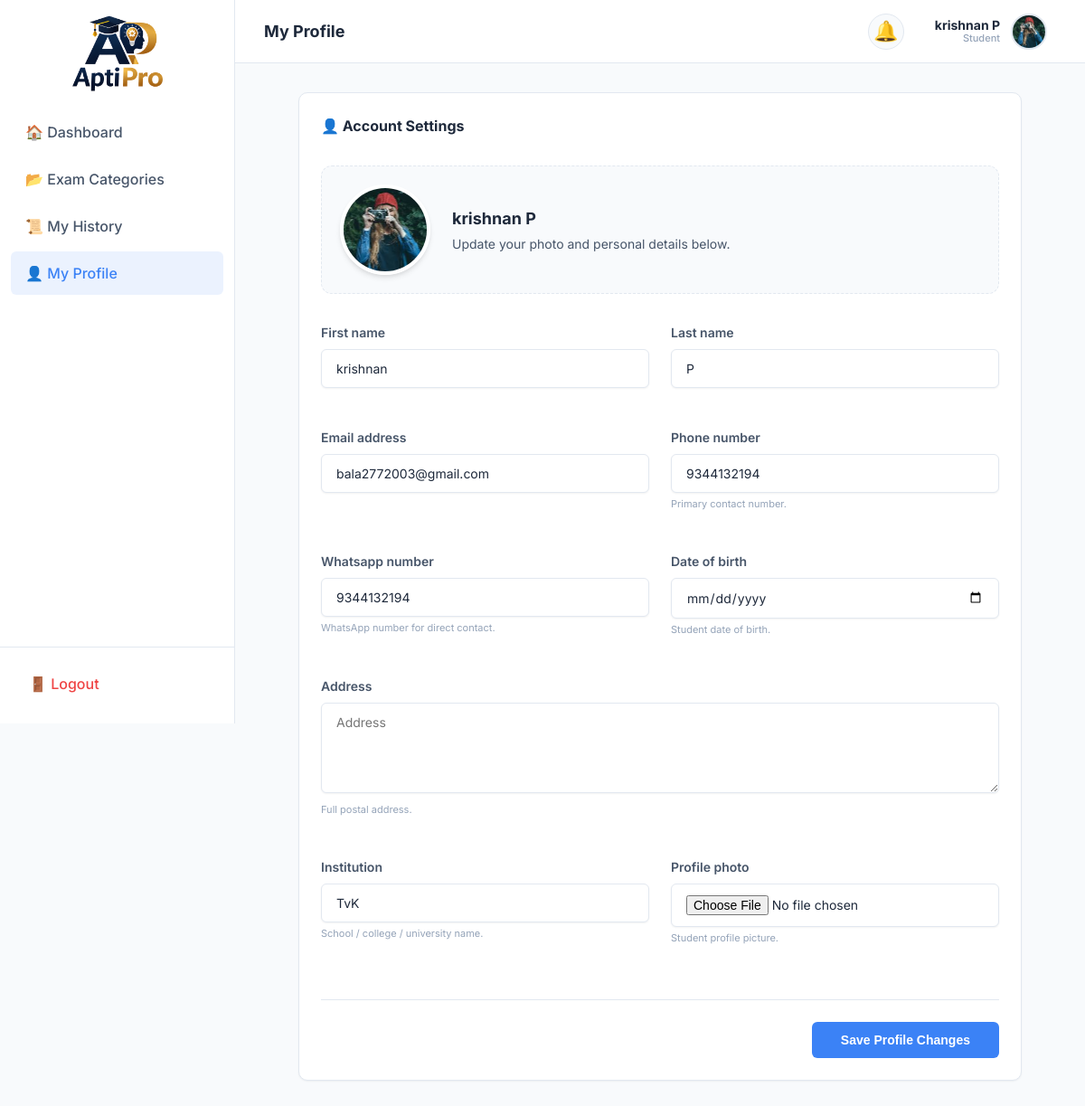
/student/profile/ (signed in), run on the app's committed database.
### exams/models.py (models this page shows, shortened)
class CustomUser(AbstractUser):
    class Role(models.TextChoices):
        STUDENT = 'Student', 'Student'
        ADMIN = 'Admin', 'Admin'
    role = models.CharField(
        max_length=10,
        choices=Role.choices,
        default=Role.STUDENT,
        db_index=True,
        help_text='Determines UI experience. Admin dashboard requires is_superuser.',
    )
    whatsapp_number = models.CharField(
        max_length=15,
        blank=True,
        validators=[
            RegexValidator(
                regex=r'^\+?1?\d{9,15}$',
                message='WhatsApp number must be 9-15 digits, optionally starting with +.',
            )
        ],
        help_text='WhatsApp number for direct contact.',
    )
    phone_number = models.CharField(
        max_length=15,
        blank=True,
        validators=[
            RegexValidator(
                regex=r'^\+?1?\d{9,15}$',
                message='Phone number must be 9-15 digits, optionally starting with +.',
            )
        ],
        help_text='Primary contact number.',
    )
    profile_photo = models.ImageField(
        upload_to='profile_photos/%Y/%m/',
        blank=True,
        null=True,
        help_text='Student profile picture.',
    )
    date_of_birth = models.DateField(
        blank=True,
        null=True,
        help_text='Student date of birth.',
    )
    address = models.TextField(
        blank=True,
        help_text='Full postal address.',
    )
    institution = models.CharField(
        max_length=200,
        blank=True,
        help_text='School / college / university name.',
    )
    @property
    def name(self):
        if self.first_name and self.last_name:
            return f"{self.first_name} {self.last_name}"
        return self.first_name or self.username
    class Meta:
        verbose_name = 'User'
        verbose_name_plural = 'Users'
        ordering = ['-date_joined']
        indexes = [
            models.Index(fields=['role'], name='idx_user_role'),
            models.Index(fields=['-date_joined'], name='idx_user_joined'),
            models.Index(fields=['email'], name='idx_user_email'),
        ]

### exams/views.py (the view, shortened to what this page needs)
# urls.py: path('student/profile/', views.StudentProfileView.as_view(), name='student_profile'),
class StudentProfileView(StudentRequiredMixin, View):
    def get(self, request):
        form = StudentProfileForm(instance=request.user)
        return render(request, 'exams/student/profile.html', {'form': form})

### exams/mixins.py (called while the page is built)
    def test_func(self):
        user = self.request.user
        return user.is_authenticated and user.role == 'Student' and not user.is_superuser

### templates/exams/student/profile.html (shortened to what this page needs)
{% extends 'base.html' %}
{% block page_title %}My Profile{% endblock %}
{% block content %}
<div class="card" style="max-width: 800px; margin: 0 auto;">
    <div class="card-title" style="margin-bottom: 32px;">👤 Account Settings</div>
    <div class="card-body">
        <form method="post" enctype="multipart/form-data" id="profile-form">
            <div
                style="display: flex; align-items: center; gap: 24px; margin-bottom: 32px; padding: 20px; background: var(--bg-primary); border-radius: 12px; border: 1.5px dashed var(--border-color);">
                {% if user.profile_photo %}
                <img src="{{ user.profile_photo.url }}" alt="Profile"
                    style="width: 100px; height: 100px; border-radius: 50%; object-fit: cover; border: 4px solid #fff; box-shadow: var(--shadow-md);">
                {% endif %}
                <div>
                    <h3 style="font-size: 18px; font-weight: 700; color: var(--text-primary);">{{ user.name }}</h3>
                    <p style="font-size: 14px; color: var(--text-secondary); margin-top: 4px;">Update your photo and
                        personal details below.</p>
                </div>
            </div>
            <div class="form-grid">
                {% for field in form %}
                <div class="form-group {% if field.name == 'address' %}full-width{% endif %}">
                    <label class="label">{{ field.label }}</label>
                    {{ field }}
                    {% if field.help_text %}<div class="help-text"
                        style="font-size: 11px; color: var(--text-muted); margin-top: 4px;">{{ field.help_text|safe }}
                    </div>{% endif %}
                </div>
                {% endfor %}
            </div>
            <div
                style="margin-top: 40px; border-top: 1px solid var(--border-color); padding-top: 24px; display: flex; justify-content: flex-end;">
                <button type="submit" class="btn btn-primary" style="padding: 12px 32px;">Save Profile Changes</button>
            </div>
        </form>
    </div>
</div>
{% endblock %}

### templates/base.html (shortened to what this page needs)
{% load static %}
<!DOCTYPE html>
<html lang="en">
<head>
  <link rel="stylesheet" href="{% static 'css/style.css' %}">
</head>
<body class="{% block body_class %}{% endblock %}">
  <div class="app-container">
    {% if user.is_authenticated %}
    <div class="sidebar" id="sidebar">
      <div class="brand" style="display: flex; justify-content: center; margin-top: -3.5rem;margin-bottom: -4rem;">
        <img src="{% static 'images/logo.png' %}" alt="Aptipro Logo"
          style="height: 150px; width: 200px; object-fit: contain;">
      </div>
      <nav class="sidebar-nav">
        {% if user.is_superuser %}
        <a href="{% url 'admin_dashboard' %}"
          class="nav-link {% if request.resolver_match.url_name == 'admin_dashboard' %}active{% endif %}">📊
          Dashboard</a>
        <a href="{% url 'admin_categories' %}"
          class="nav-link {% if 'category' in request.resolver_match.url_name %}active{% endif %}">📁 Categories</a>
        <a href="{% url 'admin_students' %}"
          class="nav-link {% if 'student' in request.resolver_match.url_name %}active{% endif %}">👥 Students</a>
        <a href="{% url 'admin_exam_requests' %}"
          class="nav-link {% if 'request' in request.resolver_match.url_name %}active{% endif %}">⚖️ Requests</a>
        <a href="{% url 'admin_results' %}"
          class="nav-link {% if 'result' in request.resolver_match.url_name %}active{% endif %}">🏅 Results</a>
        {% else %}
        <a href="{% url 'student_dashboard' %}"
          class="nav-link {% if request.resolver_match.url_name == 'student_dashboard' %}active{% endif %}">🏠
          Dashboard</a>
        <a href="{% url 'student_categories' %}"
          class="nav-link {% if 'category' in request.resolver_match.url_name %}active{% endif %}">📂 Exam
          Categories</a>
        <a href="{% url 'student_history' %}"
          class="nav-link {% if 'history' in request.resolver_match.url_name %}active{% endif %}">📜 My History</a>
        <a href="{% url 'student_profile' %}"
          class="nav-link {% if 'profile' in request.resolver_match.url_name %}active{% endif %}">👤 My Profile</a>
        {% endif %}
      </nav>
      <div style="padding: 16px; border-top: 1px solid var(--border-color);">
        <a href="{% url 'logout' %}" class="nav-link" style="color: var(--accent-danger);">🚪 Logout</a>
      </div>
    </div>
    {% endif %}
    <div class="main-content">
      {% if user.is_authenticated %}
      <header class="header">
        <h1 style="font-size: 18px; font-weight: 700; color: var(--text-primary);">
          {% block page_title %}Dashboard{% endblock %}
        </h1>
        <div class="header-actions">
          <div class="notification-container" id="notifContainer">
            <div class="notification-bell" onclick="toggleNotifDropdown(event)">
              🔔 {% if unread_count > 0 %}<span class="notification-badge" id="notifBadge"></span>{% endif %}
            </div>
          </div>
          <div class="user-meta" id="userMenuTrigger" onclick="toggleUserDropdown(event)">
            <div class="user-profile-trigger">
              <div class="user-info-text">
                <span class="user-name">{{ user.name|default:user.username }}</span>
                <span class="user-role">{{ user.get_role_display }}</span>
              </div>
              {% if user.profile_photo %}
              <img src="{{ user.profile_photo.url }}" alt="Profile" class="profile-circle">
              {% else %}
              <div class="profile-placeholder">{{ user.username.0|upper }}</div>
              {% endif %}
            </div>
          </div>
        </div>
      </header>
      {% endif %}
      <main class="content-body">
        {% block content %}{% endblock %}
      </main>
    </div>
  </div>
</body>
</html>

### data on the page
CustomUser: name "krishnan P", role "Student", profile_photo (picture), form "krishnan" "P" "bala2772003@gmail.com" "9344132194" "9344132194" "TvK"

### other printed values
{{ field.label }} "First name" "Last name" "Email address" "Phone number" "Whatsapp number" "Date of birth" "Address" "Institution" "Profile photo"
{{ field.help_text|safe }} "Primary contact number." "WhatsApp number for direct contact." "Student date of birth." "Full postal address." "School / college / university name." "Student profile picture."
